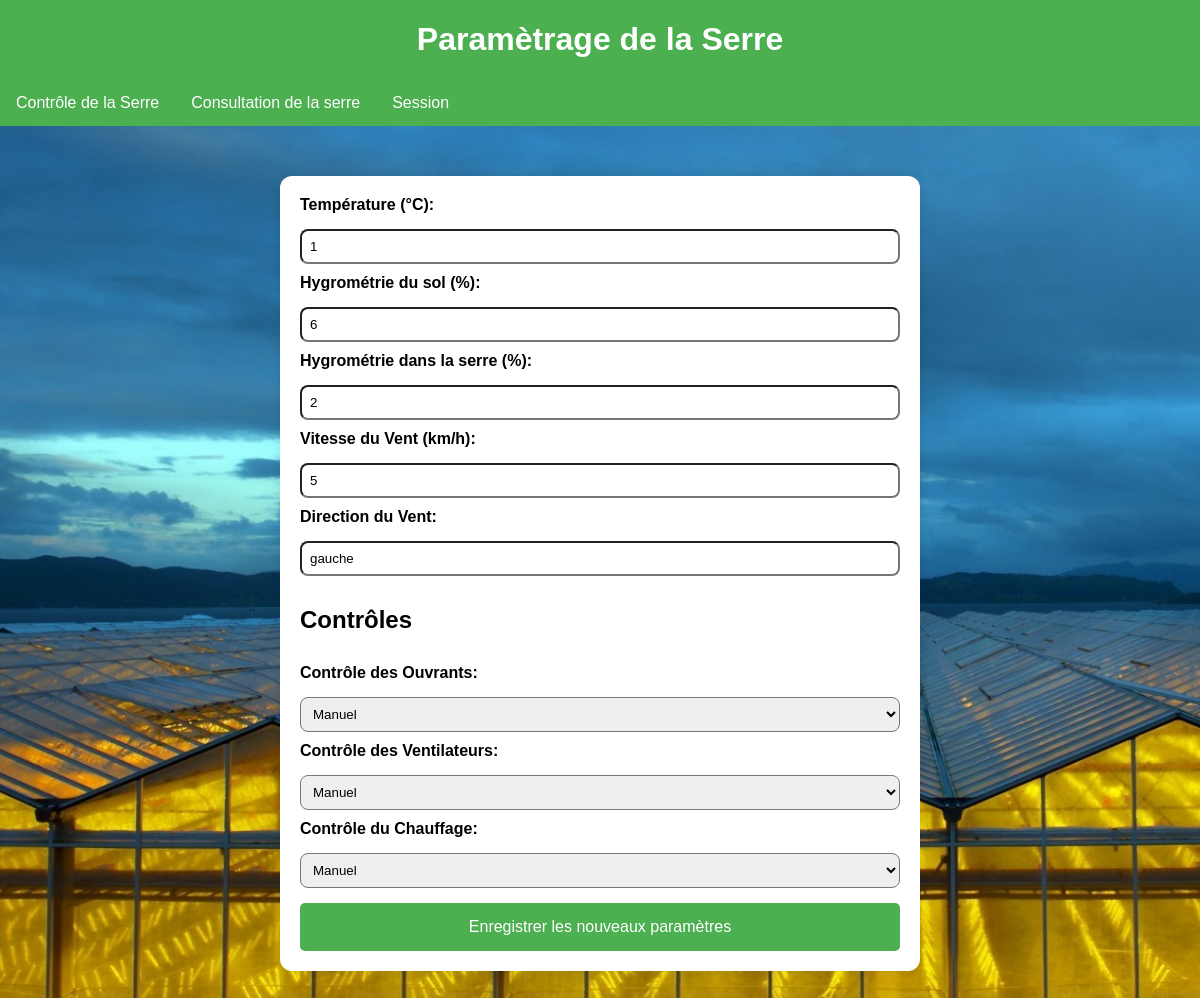
The app's page /config3.php with its own data.
### tables this page shows
CREATE TABLE IF NOT EXISTS `settings` (
  `id` int NOT NULL AUTO_INCREMENT,
  `temperature` int NOT NULL,
  `hyground` int NOT NULL,
  `hygro_serre` int NOT NULL,
  `speed` int NOT NULL,
  `direction` varchar(20) NOT NULL,
  `window` varchar(20) NOT NULL,
  `fan` varchar(20) NOT NULL,
  `heat` varchar(20) NOT NULL,
  PRIMARY KEY (`id`)
);

### config3.php (the view, shortened to what this page needs)
<?php
    $servername = "localhost";
    $username = "root";
    $password = "";
    $dbname = "Serre";
    $conn = new mysqli($servername, $username, $password, $dbname);
    $sql = "SELECT * FROM `settings` ORDER BY id DESC LIMIT 1";
    $result = $conn->query($sql);
    if ($result->num_rows > 0) {
        $row = $result->fetch_assoc();
        $temperatureValue = $row['temperature'];
        $hygroundValue = $row['hyground'];
        $hygroserreValue = $row['hygro_serre'];
        $speedValue = $row['speed'];
        $directionValue = $row['direction'];
        $windowValue = $row['window'];
        $fanValue = $row['fan'];
        $heatValue = $row['heat'];
    } else {
        $temperatureValue = $hygroundValue = $hygroserreValue = $speedValue = $directionValue = $windowValue = $fanValue = $heatValue = "";
    }
?>
<!DOCTYPE html>
<html lang="fr">
<head>
    <link rel="stylesheet" href="config2.css">
</head>
<body>
    <div class="navbar">
        <h1>Paramètrage de la Serre</h1>
        <ul>
            <li><a href="command.php">Contrôle de la Serre</a></li>
            <li><a href="graph3.php">Consultation de la serre</a></li>
            <li><a href="acceuil.php">Session</a></li>
        </ul>
    </div>
    <div class="container">
        <form action="update.php" method="post">
            <label for="temperature">Température (°C): </label>
            <input type="number" name="temperature" value="<?php echo $temperatureValue; ?>" required>
            <label for="hyground">Hygrométrie du sol (%): </label>
            <input type="number" name="hyground" min="0" max="100" value="<?php echo $hygroundValue; ?>" required>
            <label for="hygroserre">Hygrométrie dans la serre (%):</label>
            <input type="number" name="hygroserre" min="0" max="100" value="<?php echo $hygroserreValue; ?>" required>
            <label for="speed">Vitesse du Vent (km/h): </label>
            <input type="number" name="speed" min="0" value="<?php echo $speedValue; ?>" required>
            <label for="direction">Direction du Vent: </label>
            <input type="text" name="direction" value="<?php echo $directionValue; ?>" required>
            <h2>Contrôles</h2>
            <label for="window">Contrôle des Ouvrants:</label>
            <select name="window">
                <option value="manual" <?php if ($windowValue == "manual") echo "selected"; ?>>Manuel</option>
            </select>
            <label for="fan">Contrôle des Ventilateurs:</label>
            <select name="fan">
                <option value="manual" <?php if ($fanValue == "manual") echo "selected"; ?>>Manuel</option>
            </select>
            <label for="heat">Contrôle du Chauffage:</label>
            <select name="heat">
                <option value="manual" <?php if ($heatValue == "manual") echo "selected"; ?>>Manuel</option>
            </select>
            <?php if ($temperatureValue != "") { ?>
                <input type="submit" name="submit" value="Enregistrer les nouveaux paramètres">
            <?php } else { ?>
                <input type="submit" name="submit" value="Enregistrer les paramètres">
            <?php } ?>
        </form>
    </div>
</body>
</html>

### config2.css (style rules this page uses)
body { font-family: Arial, sans-serif; background-color: #81C784; background-image: url('Serrre.jpg'); background-size: cover; margin: 0; padding: 0; }
h1 { text-align: center; color: white; }
.navbar { overflow: hidden; background-color: #4CAF50; }
.navbar ul { list-style-type: none; margin: 0; padding: 0; }
.navbar li { float: left; }
.navbar li a { display: block; color: white; text-align: center; padding: 14px 16px; text-decoration: none; }
.container { max-width: 600px; margin: 50px auto; padding: 20px; background-color: #fff; border-radius: 12px; box-shadow: 0 0 10px rgba(0, 0, 0, 0.1); }
form { display: grid; gap: 10px; }
label { font-weight: bold; }
input, select { width: 100%; padding: 8px; box-sizing: border-box; margin-top: 5px; border-radius: 8px; }
input[type="submit"] { background-color: #4CAF50; color: white; padding: 15px 20px; font-size: 1em; border: none; cursor: pointer; border-radius: 5px; }

### records on screen
settings: temperature "1", hyground "6", hygroserre "2", speed "5", direction "gauche", window "Manuel", fan "Manuel", heat "Manuel"
